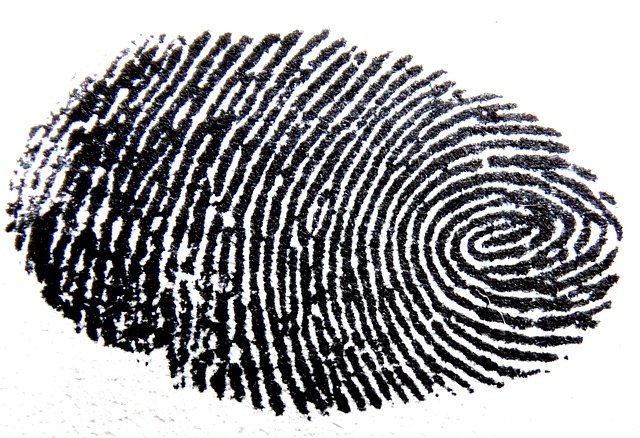
#> input picture 8th Semester Labs/Image Processing Labs/images/fingerprint.jpg, 640 x 438 px, found by its file name
$ jupyter execute basic_sharpening_filter.ipynb   (older library calls are emulated)
#> lines starting #> are read from the running program, lines starting #| are printed output that depends on the picture
[cell 1]
import cv2
import numpy as np
import matplotlib.pyplot as plt

[cell 2]
# Load a grayscale image
image = cv2.imread('../images/fingerprint.jpg', cv2.IMREAD_GRAYSCALE)
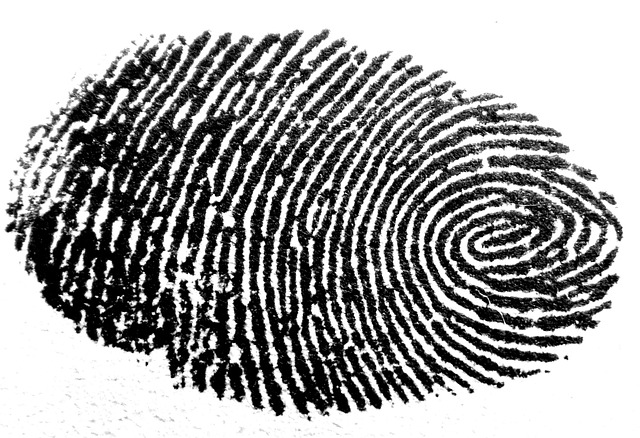
#> image: shape (438, 640); min 0, max 255, mean 160.2

# Apply a 3x3 Mean Filter (Smoothing)
kernel_mean = np.ones((3, 3), np.float32) / 9
smoothed_image = cv2.filter2D(image, -1, kernel_mean)
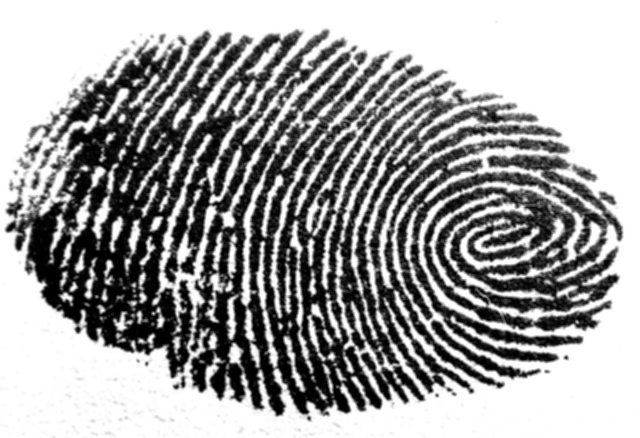
#> smoothed_image: shape (438, 640); min 0, max 255, mean 160.2

# Apply Sobel Filter for edge detection (horizontal edges)
sobel_x = cv2.Sobel(image, cv2.CV_64F, 1, 0, ksize=3)
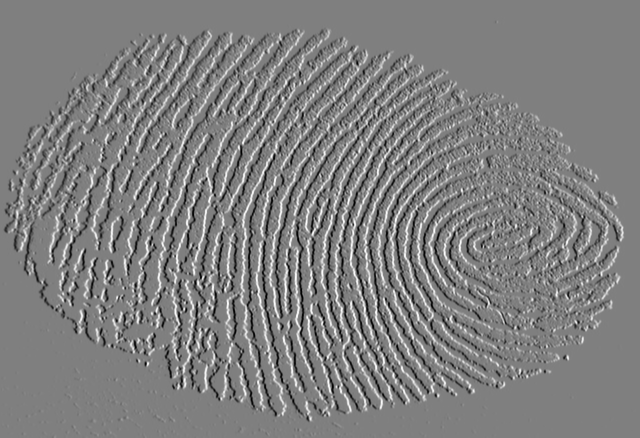
#> sobel_x: shape (438, 640) float64; min -1020, max 1019, mean 0; drawn with min black and max white

# Display the results
plt.figure(figsize=(15, 10))

plt.subplot(1, 3, 1)
plt.title('Original Image')
plt.imshow(image, cmap='gray')
plt.axis('off')

plt.subplot(1, 3, 2)
plt.title('Smoothed Image (Mean Filter)')
plt.imshow(smoothed_image, cmap='gray')
plt.axis('off')

plt.subplot(1, 3, 3)
plt.title('Edges (Sobel Filter)')
plt.imshow(np.abs(sobel_x), cmap='gray')
plt.axis('off')

plt.tight_layout()
plt.show()
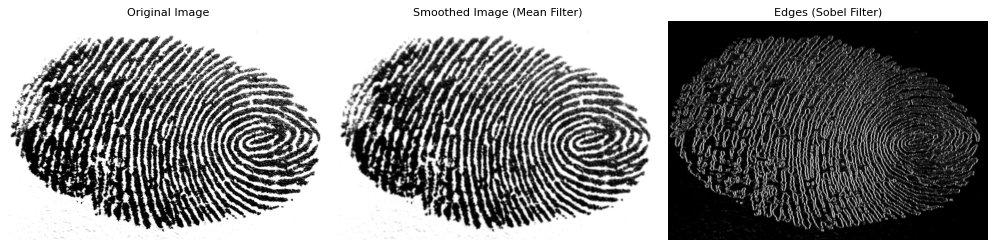
#> figure drawn by matplotlib, 3 panels

[cell 3]
import numpy as np
from PIL import Image
import matplotlib.pyplot as plt

# Load image as a grayscale numpy array
image = Image.open('bird.jpg').convert('L')
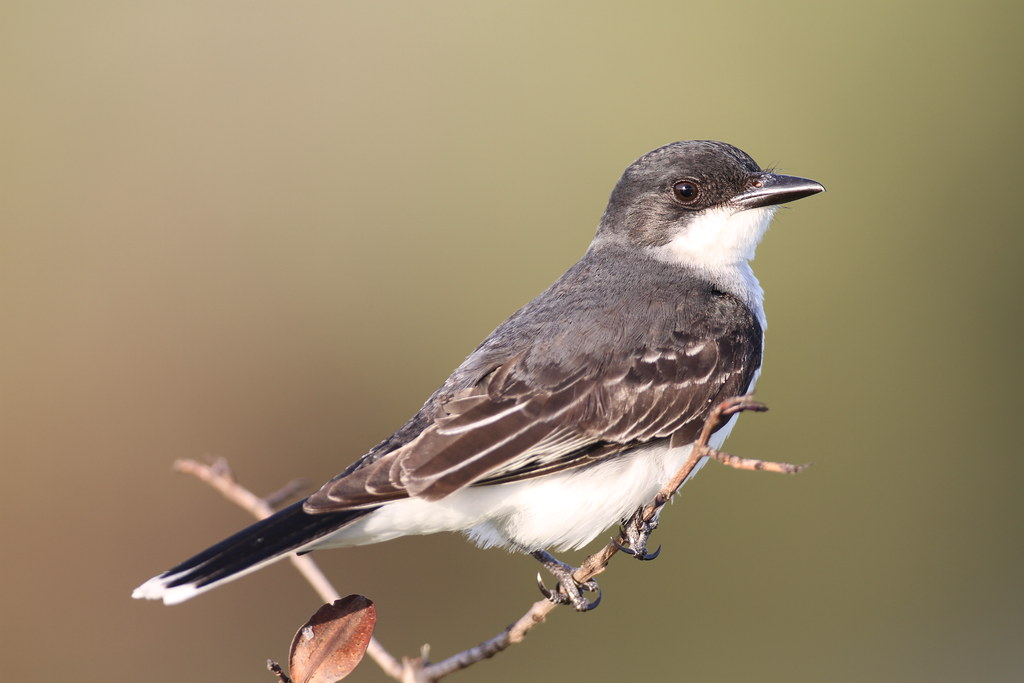
#> input picture 8th Semester Labs/Image Processing Labs/SelfExplorations/Morphological_Image_Processing/bird.jpg, 1024 x 683 px, found by its file name
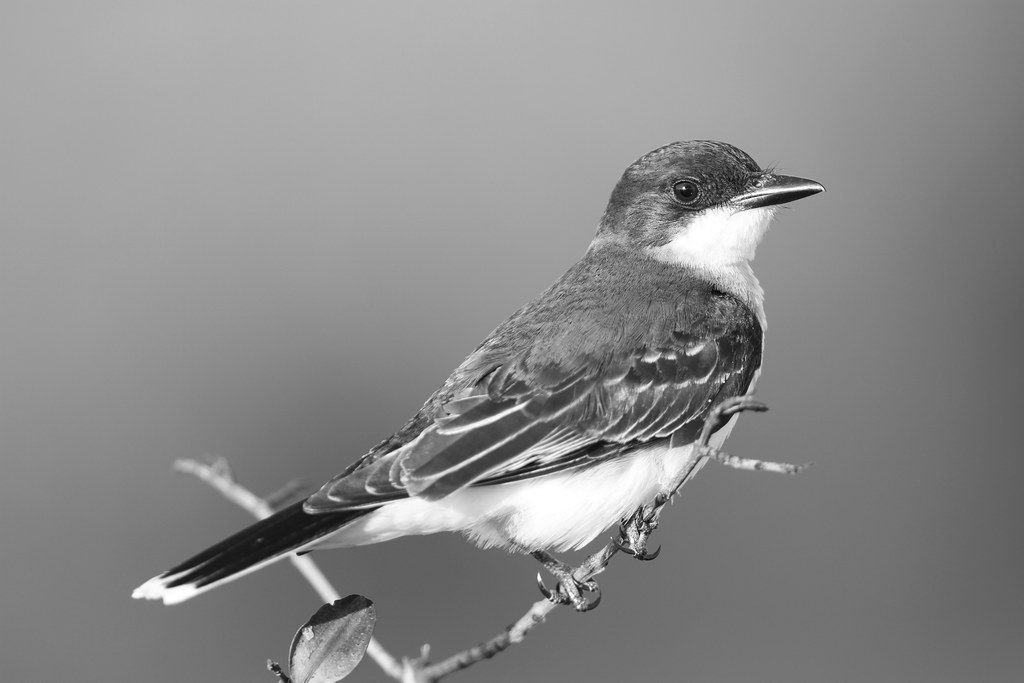
#> image: PIL image 1024x683 L; min 1, max 255, mean 138.8
image_array = np.array(image)

# Define a function for applying a filter manually
def apply_filter(image, kernel):
    # Get dimensions
    img_height, img_width = image.shape
#> img_height = 683; img_width = 1024
    kernel_size = kernel.shape[0]
    pad = kernel_size // 2  # Padding size
    output = np.zeros_like(image)  # Create an output array

    # Pad the image with zeros to handle edges
    padded_image = np.pad(image, pad, mode='constant', constant_values=0)

    # Apply filter
    for i in range(img_height):
        for j in range(img_width):
            # Extract the region of interest
            region = padded_image[i:i+kernel_size, j:j+kernel_size]
            # Perform element-wise multiplication and sum
            output[i, j] = np.sum(region * kernel)

    return output

# Mean filter (3x3)
mean_kernel = np.ones((3, 3)) / 9

# Sobel filter for horizontal edges (3x3)
sobel_x_kernel = np.array([[-1, 0, 1],
                           [-2, 0, 2],
                           [-1, 0, 1]])

# Apply the filters
smoothed_image = apply_filter(image_array, mean_kernel)
edge_image = apply_filter(image_array, sobel_x_kernel)
#> after the loop in apply_filter (call 2), `for i in range(img_height):`:
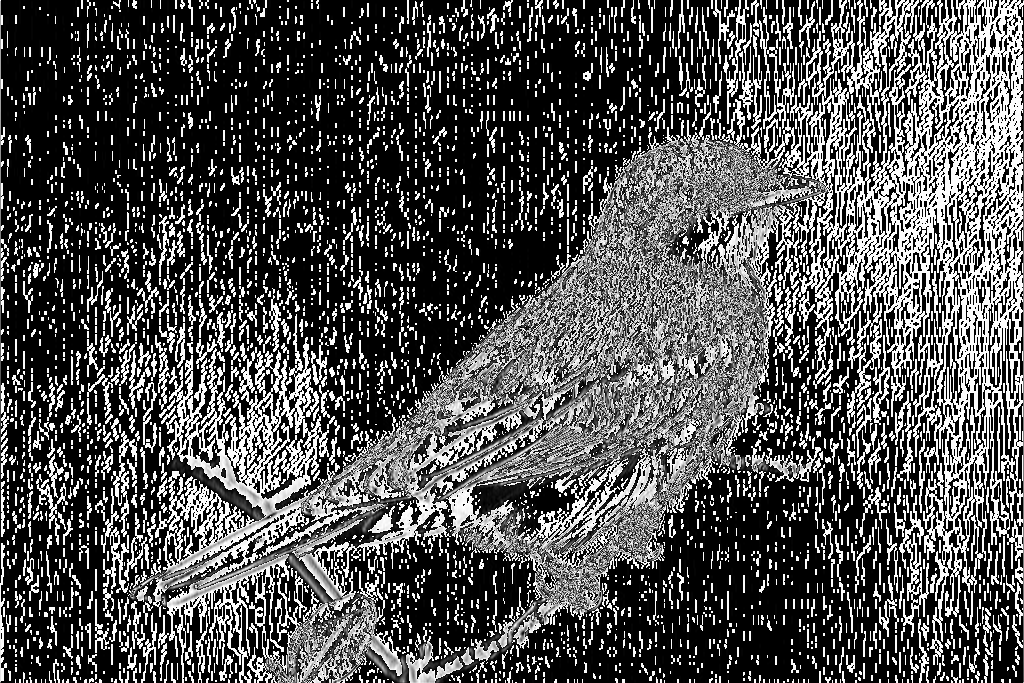
#> output: shape (683, 1024); min 0, max 255, mean 81.8

# Display the results
plt.figure(figsize=(15, 10))

plt.subplot(1, 3, 1)
plt.title('Original Image')
plt.imshow(image_array, cmap='gray')
plt.axis('off')

plt.subplot(1, 3, 2)
plt.title('Smoothed Image (Mean Filter)')
plt.imshow(smoothed_image, cmap='gray')
plt.axis('off')

plt.subplot(1, 3, 3)
plt.title('Edges (Sobel Filter)')
plt.imshow(np.abs(edge_image), cmap='gray')
plt.axis('off')

plt.tight_layout()
plt.show()
